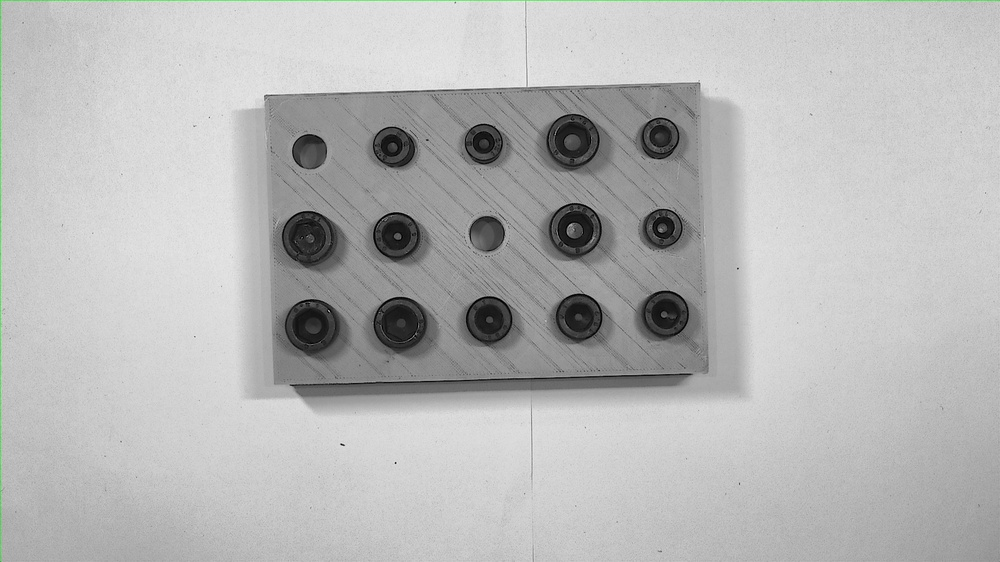
#> input picture utils/big.jpg, 1000 x 562 px, shrunk from 1920 x 1080 before the run
$ python -i get_center.py   (imports and definitions only)
#> lines starting #> are read from the running program, lines starting #| are printed output that depends on the picture; after the words box and inside, x2 and y2 are one past the last pixel; in counts of white or black regions, pixels touching at a corner belong together
#> further down, picture is the input picture: shape (562, 1000, 3); mean B, G, R 182.6, 183, 182.6
import cv2
import numpy as np

def hough_center(img):
    '''
    only to get center
    :param img: picture
    :return: cx,cy
    '''

    '''change picture'''
    GrayImage=cv2.cvtColor(img,cv2.COLOR_BGR2GRAY)
    GrayImage= cv2.medianBlur(GrayImage,5)
    th2 = cv2.adaptiveThreshold(GrayImage,255,cv2.ADAPTIVE_THRESH_MEAN_C,
                        cv2.THRESH_BINARY,3,5)
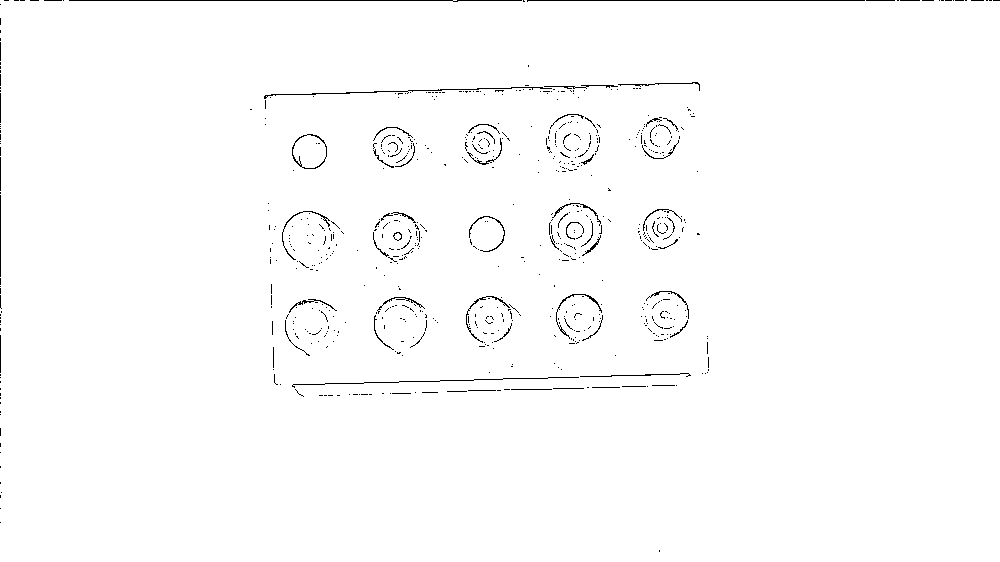
#> th2: shape (562, 1000); 98.8% white; black in thin lines or dots
    '''kernel function'''
    kernel = np.ones((5,5),np.uint8)
    erosion = cv2.erode(th2,kernel,iterations=1)
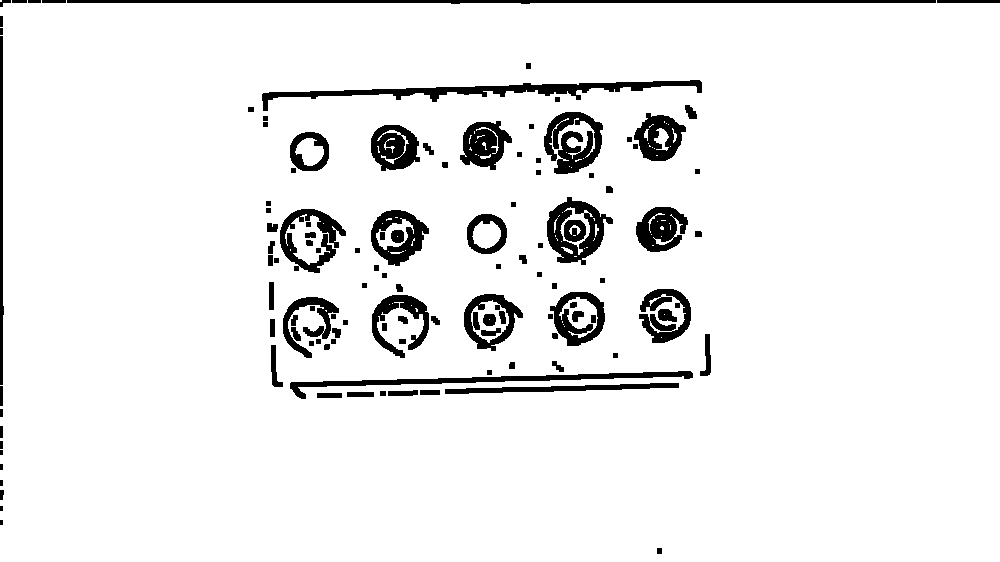
#> erosion: shape (562, 1000); 93.4% white; 118 black regions (5 under 20 px), largest, box (x1, y1, x2, y2) and area: (262, 80, 702, 111) 3135, (67, 0, 936, 4) 2625, (290, 371, 693, 399) 2186
    '''deal picture'''
    imgray=cv2.Canny(erosion,30,100)
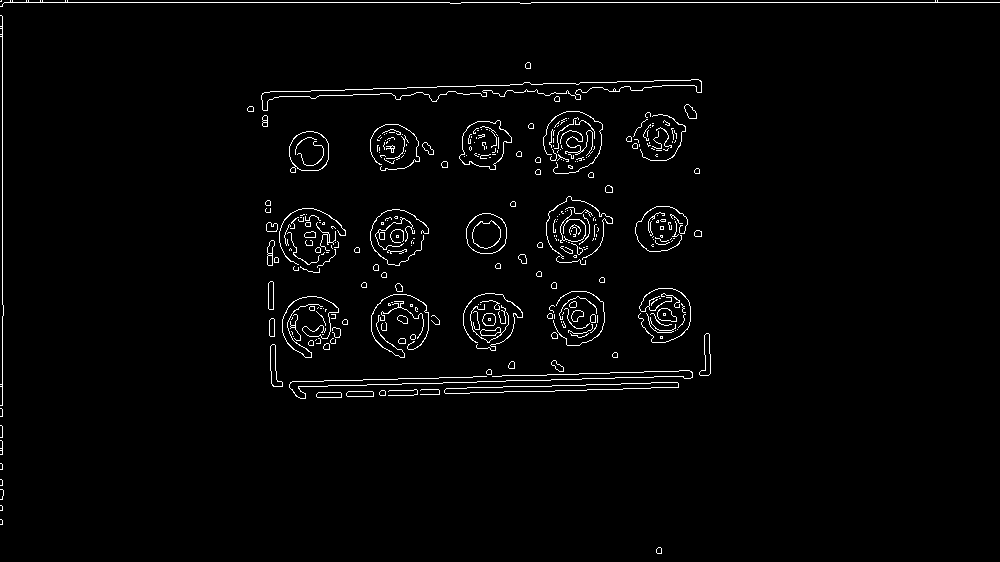
#> imgray: shape (562, 1000); 2.1% white in thin lines or dots
    circles = cv2.HoughCircles(imgray, cv2.HOUGH_GRADIENT, 1, 20,
                             param1=50, param2=50, minRadius=20, maxRadius=100)
#> circles = [[572.5, 139.5, 29.3], [424.5, 319.5, 74.1], [398.5, 322.5, 29.2], [574.5, 229.5, 28.3], [664.5, 313.5, 25.7], [577.5, 316.5, 27.7], [311.5, 325.5, 30.1], [488.5, 320.5, 26.8], [312.5, 233.5, 29.4]]

    '''get result and show'''
    cx = 0
    cy = 0
    show_flag = False
    if circles is not None:
        circles = np.uint16(np.around(circles))
#> circles = [[572, 140, 29], [424, 320, 74], [398, 322, 29], [574, 230, 28], [664, 314, 26], [578, 316, 28], [312, 326, 30], [488, 320, 27], [312, 234, 29]]
        cx,cy = circles[0][0][0],circles[0][0][1]
#> cx = 572; cy = 140
        if show_flag:
            cv2.circle(img, (cx, cy), circles[0][0][2], (255, 0, 0), 2)
            # draw the center of the circle
            cv2.circle(img, (cx, cy), 2, (0, 0, 255), 3)
            cv2.imshow('detected circles', img)
            cv2.waitKey(0)
            cv2.imshow('detected circles', img)
            cv2.waitKey(0)
            cv2.destroyAllWindows()

        print(len(circles[0, :]))
#| 9


    return cx,cy

>>> import cv2
>>> picture = cv2.imread('../utils/big.jpg')
>>> result = hough_center(picture)
#> result = (572, 140)
